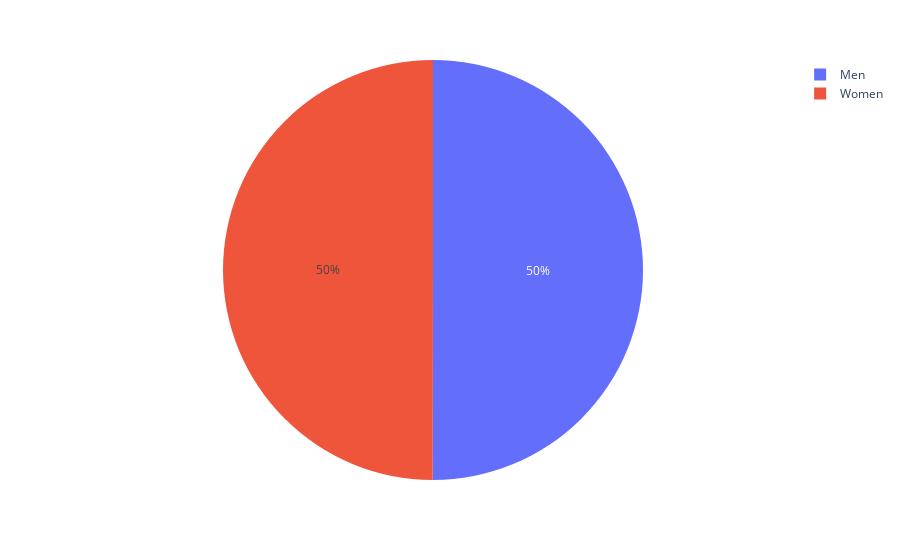

Source (notebook cell):
### Code cell
#sales by gender
px.pie(sales,sales['gender'])

### Figure 1 — Plotly figure (JSON) as saved in the notebook; plotly's stock layout.template omitted (floating-point values rounded to 4 significant figures; data arrays with more than 128 entries replaced by an {"elided": "..."} marker saying what was removed)
{"data": [{"domain": {"x": [0, 1], "y": [0, 1]}, "hovertemplate": "gender=%{label}<extra></extra>", "labels": {"elided": "9648 str values"}, "legendgroup": "", "name": "", "showlegend": true, "type": "pie"}], "layout": {"legend": {"tracegroupgap": 0}, "margin": {"t": 60}}}
